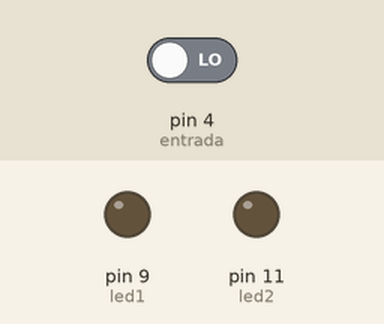
A sketch run on a simulated Arduino Uno, built with avr-gcc and run on an emulated ATmega328P. On the bench: output pins drawn as LEDs (lit = HIGH). The inputs (shaded band) are chosen by the test bench; at power-on: pin 4 (entrada) LOW.

Above: at 1.2 s.
1.3 s: pin 4 (entrada) driven HIGH
At 1.45 s:
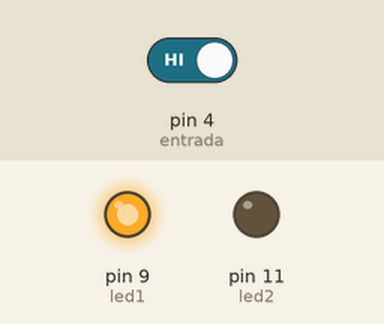
Timing chart, 0 to 4.3 s (numbered marks = the images above; inputs shaded):
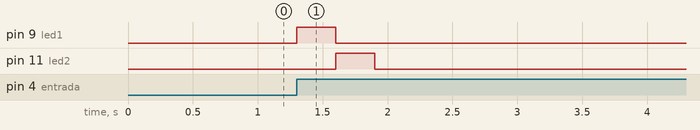

The sketch:

prueba2.ino
```cpp
int entrada=4;
int led1=9;
int led2=11;
int veces=0;
int valor=0;
int pulsador=0;

void setup()
{
pinMode(entrada,INPUT);
pinMode(led1,OUTPUT);
pinMode(led2,OUTPUT);
Serial.begin(9600);

}

void loop(){


  pulsador= digitalRead(entrada);


  if(pulsador==HIGH && valor==0){
  valor=1;
  digitalWrite(led1,HIGH);

  delay(300);
   pulsador=LOW;
  }


    if(pulsador==HIGH && valor==1){
        valor=2;
        digitalWrite(led1,LOW);
      digitalWrite(led2,HIGH);

       delay(300);
        pulsador=LOW;


  }


    if(pulsador==HIGH && valor==2){


     inicio:

      digitalWrite(led1,HIGH);


      digitalWrite(led1,LOW);


      digitalWrite(led2,HIGH);


      digitalWrite(led2,LOW);


        pulsador= digitalRead(entrada);
         if(pulsador==HIGH){
   valor=0;
   pulsador=LOW;
    delay(300);
  goto salida;
  }

  goto inicio;
  salida:

   valor=3;
   pulsador=LOW;
    delay(300);

  }


}
```

Measured:
- after the input at 1.3 s, pin 9 (led1): LOW → HIGH at once, → LOW 0.30 s later; pin 11 (led2): LOW → HIGH after 0.30 s, → LOW 0.30 s later
